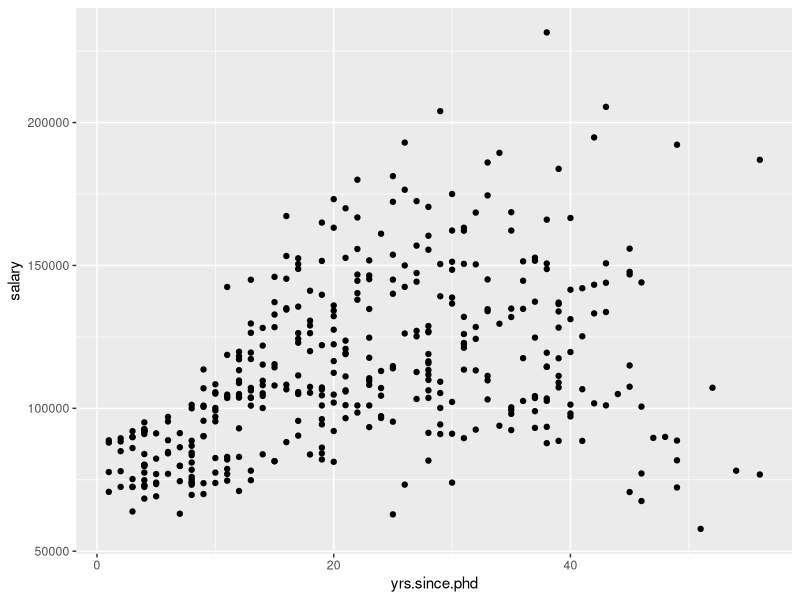
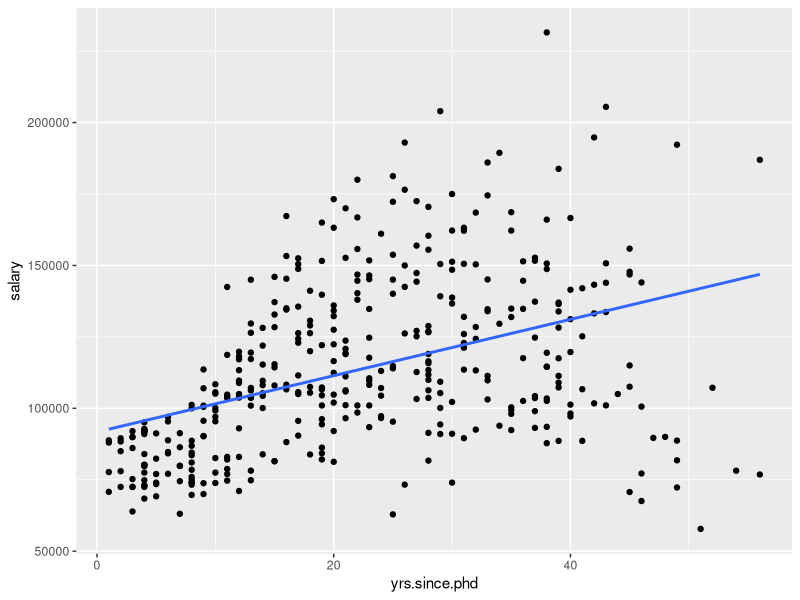
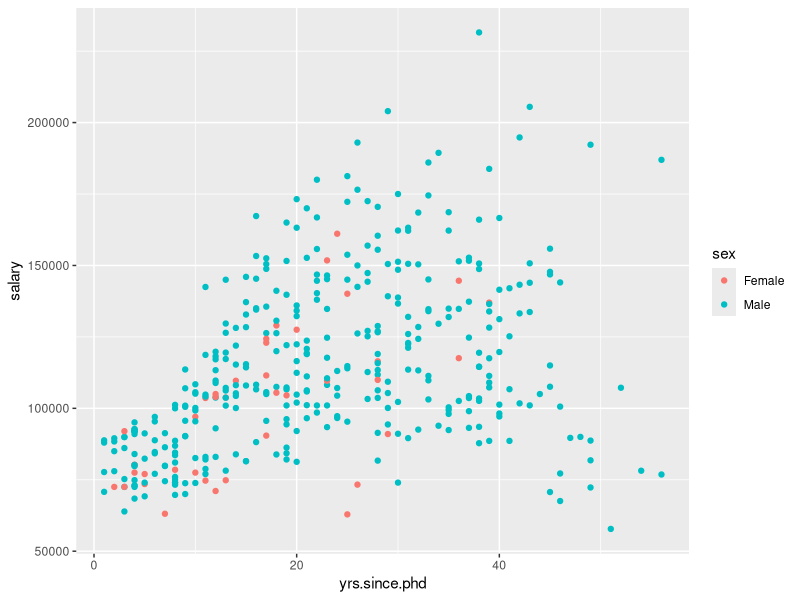
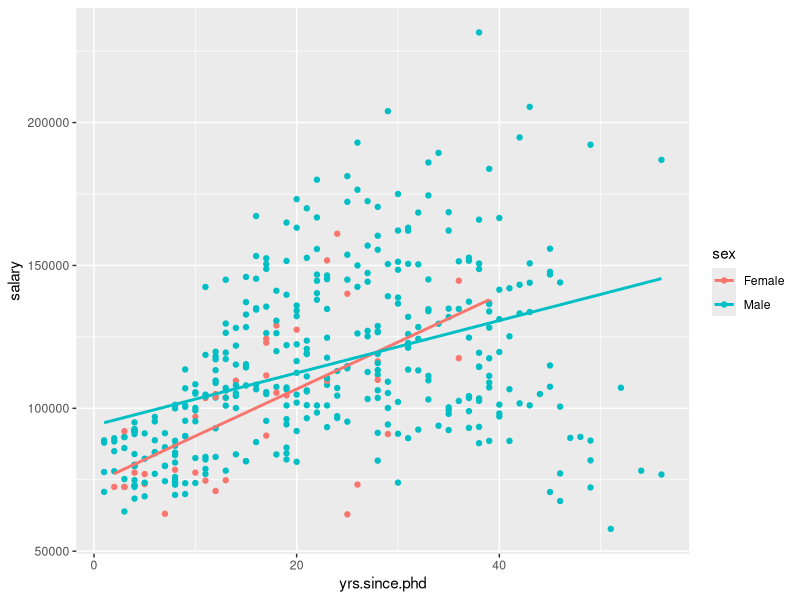

Recreate these plots in R, in order.
## ---- chunk 1
knitr::opts_chunk$set(echo = TRUE)
## ---- chunk 2
# six + six
6 + 6
## ---- chunk 3
multiply <- 5*6
## ---- chunk 4
multiply
## ---- chunk 5
x <- c(3, 6, -2, 0, -27)
## ---- chunk 6
mean(x)
## ---- chunk 7
head(mtcars) 
## ---- chunk 8
head(mtcars, n = 3)
## ---- chunk 9
df <- mtcars # Rename mtcars as df
## ---- chunk 10
# Take the mean mpg
mean(df$mpg)
## ---- chunk 11
# Load the ggplot2 package
library(ggplot2) 
## ---- chunk 12
library(car)
## ---- chunk 13
# Create a scatterplot
ggplot(data = Salaries, aes(x = yrs.since.phd, y = salary)) + geom_point()
## ---- chunk 14
# Add a regression line to the scatterplot
ggplot(data = Salaries, aes(x = yrs.since.phd, y = salary)) + geom_point() +
  geom_smooth(method = "lm", se = FALSE)
## ---- chunk 15
ggplot(data=Salaries, aes(x=yrs.since.phd, y=salary, color=sex)) + geom_point()
## ---- chunk 16
ggplot(data = Salaries, aes(x = yrs.since.phd, y = salary, color = sex)) + geom_point() + 
  geom_smooth(method = "lm", se = FALSE)
